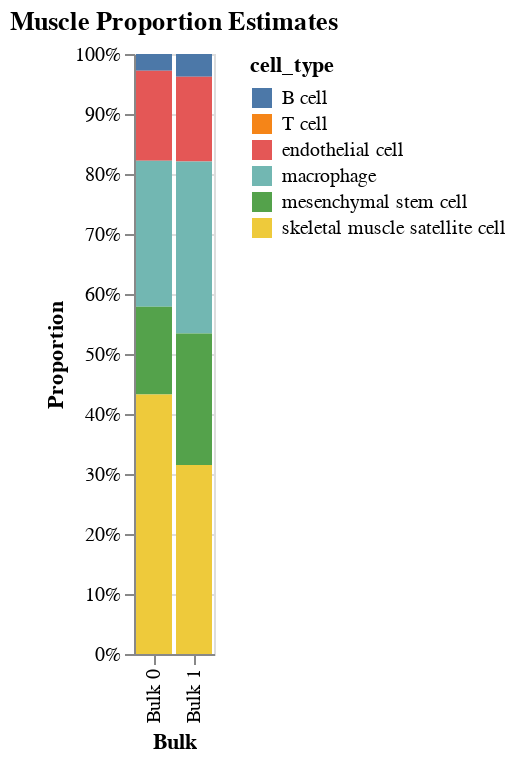

The notebook cell this image was saved under:
### Code cell
model.plot_proportions('stacked').properties(title="Muscle Proportion Estimates")

### Figure 1 — Vega-Lite specification as saved in the notebook (floating-point values rounded to 4 significant figures)
{"config": {"view": {"continuousWidth": 400, "continuousHeight": 300}}, "data": {"name": "data-058c2e5cc57bd3c23c6ebf01fd5c353a"}, "mark": "bar", "encoding": {"color": {"type": "nominal", "field": "cell_type"}, "x": {"type": "nominal", "axis": {"title": "Bulk"}, "field": "index"}, "y": {"type": "quantitative", "aggregate": "sum", "axis": {"title": "Proportion"}, "field": "proportion", "stack": "normalize"}}, "title": "Muscle Proportion Estimates", "$schema": "https://vega.github.io/schema/vega-lite/v4.8.1.json", "datasets": {"data-058c2e5cc57bd3c23c6ebf01fd5c353a": [{"index": "Bulk 0", "cell_type": "B cell", "proportion": 0.02796, "ci_err": 0.02257, "ci_low": 0.005394, "ci_high": 0.05053}, {"index": "Bulk 1", "cell_type": "B cell", "proportion": 0.03786, "ci_err": 0.02717, "ci_low": 0.01069, "ci_high": 0.06503}, {"index": "Bulk 0", "cell_type": "T cell", "proportion": 0.0, "ci_err": 0.01374, "ci_low": 0.0, "ci_high": 0.01374}, {"index": "Bulk 1", "cell_type": "T cell", "proportion": 0.0, "ci_err": 0.01279, "ci_low": 0.0, "ci_high": 0.01279}, {"index": "Bulk 0", "cell_type": "endothelial cell", "proportion": 0.15, "ci_err": 0.002932, "ci_low": 0.147, "ci_high": 0.1529}, {"index": "Bulk 1", "cell_type": "endothelial cell", "proportion": 0.1414, "ci_err": 0.004574, "ci_low": 0.1368, "ci_high": 0.1459}, {"index": "Bulk 0", "cell_type": "macrophage", "proportion": 0.2434, "ci_err": 0.003421, "ci_low": 0.24, "ci_high": 0.2468}, {"index": "Bulk 1", "cell_type": "macrophage", "proportion": 0.2865, "ci_err": 0.005426, "ci_low": 0.2811, "ci_high": 0.292}, {"index": "Bulk 0", "cell_type": "mesenchymal stem cell", "proportion": 0.1464, "ci_err": 0.00344, "ci_low": 0.1429, "ci_high": 0.1498}, {"index": "Bulk 1", "cell_type": "mesenchymal stem cell", "proportion": 0.2192, "ci_err": 0.004127, "ci_low": 0.2151, "ci_high": 0.2234}, {"index": "Bulk 0", "cell_type": "skeletal muscle satellite cell", "proportion": 0.4323, "ci_err": 0.05272, "ci_low": 0.3796, "ci_high": 0.485}, {"index": "Bulk 1", "cell_type": "skeletal muscle satellite cell", "proportion": 0.315, "ci_err": 0.06226, "ci_low": 0.2527, "ci_high": 0.3773}]}}
